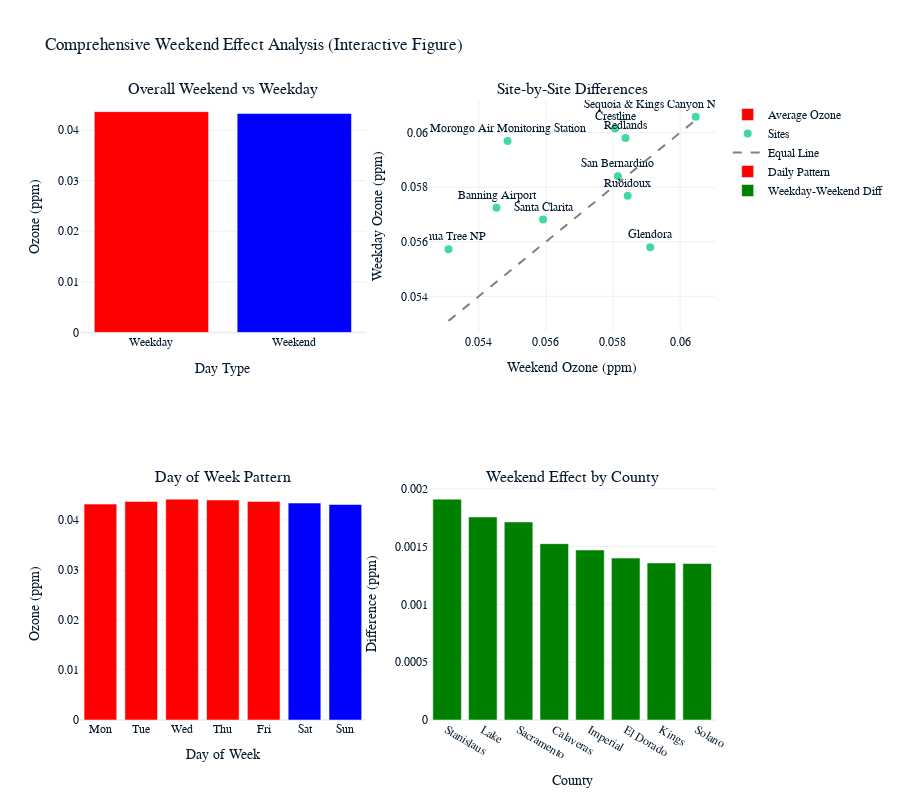

Source (notebook cell):
### Markdown cell above
### How we visualize the weekend effect:

### Code cell
# Comprehensive weekend effect visualization
fig = make_subplots(
    rows=2, cols=2,
    subplot_titles=('Overall Weekend vs Weekday', 'Site-by-Site Differences', 
                   'Day of Week Pattern', 'Weekend Effect by County'),
    specs=[[{"secondary_y": False}, {"secondary_y": False}],
           [{"secondary_y": False}, {"secondary_y": False}]]
)

# Overall comparison
fig.add_trace(
    go.Bar(x=['Weekday', 'Weekend'], 
           y=[overall_weekday, overall_weekend],
           marker_color=['red', 'blue'],
           name='Average Ozone'),
    row=1, col=1
)

# Site-by-site differences (top 10 sites with most data)
top_sites = weekday_pivot.dropna().nlargest(10, 'Weekday').index
site_subset = weekday_pivot.loc[top_sites]

fig.add_trace(
    go.Scatter(x=site_subset['Weekend'], y=site_subset['Weekday'],
               mode='markers+text',
               text=site_subset.index,
               textposition='top center',
               name='Sites',
               marker=dict(size=8)),
    row=1, col=2
)
# Add diagonal line for reference
min_val = min(site_subset['Weekend'].min(), site_subset['Weekday'].min())
max_val = max(site_subset['Weekend'].max(), site_subset['Weekday'].max())
fig.add_trace(
    go.Scatter(x=[min_val, max_val], y=[min_val, max_val],
               mode='lines', line=dict(dash='dash', color='gray'),
               name='Equal Line'),
    row=1, col=2
)

# Day of week detailed pattern
dow_detailed = ozone_clean.groupby('DayOfWeek')['Ozone_ppm'].mean()
dow_names = ['Mon', 'Tue', 'Wed', 'Thu', 'Fri', 'Sat', 'Sun']
colors = ['red' if i < 5 else 'blue' for i in range(7)]

fig.add_trace(
    go.Bar(x=dow_names, y=dow_detailed.values,
           marker_color=colors,
           name='Daily Pattern'),
    row=2, col=1
)

# County-level weekend effect
county_weekend = ozone_clean.groupby(['County', 'IsWeekend'])['Ozone_ppm'].mean().reset_index()
county_weekend_pivot = county_weekend.pivot(index='County', columns='IsWeekend', values='Ozone_ppm')
county_weekend_pivot.columns = ['Weekday', 'Weekend']
county_weekend_pivot['Difference'] = county_weekend_pivot['Weekday'] - county_weekend_pivot['Weekend']
county_weekend_pivot = county_weekend_pivot.dropna().sort_values('Difference', ascending=False).head(8)

fig.add_trace(
    go.Bar(x=county_weekend_pivot.index, 
           y=county_weekend_pivot['Difference'],
           marker_color='green',
           name='Weekday-Weekend Diff'),
    row=2, col=2
)

fig.update_xaxes(title_text="Day Type", row=1, col=1)
fig.update_yaxes(title_text="Ozone (ppm)", row=1, col=1)
fig.update_xaxes(title_text="Weekend Ozone (ppm)", row=1, col=2)
fig.update_yaxes(title_text="Weekday Ozone (ppm)", row=1, col=2)
fig.update_xaxes(title_text="Day of Week", row=2, col=1)
fig.update_yaxes(title_text="Ozone (ppm)", row=2, col=1)
fig.update_xaxes(title_text="County", row=2, col=2)
fig.update_yaxes(title_text="Difference (ppm)", row=2, col=2)

fig.update_layout(height=800, title_text="Comprehensive Weekend Effect Analysis (Interactive Figure)")
fig.show()

print(f"\nTop 5 sites with strongest weekday effect:")
print(weekday_pivot.nlargest(5, 'Difference')[['Weekday', 'Weekend', 'Difference', 'Percent_Difference']])

### Figure 1 — Plotly figure (JSON) as saved in the notebook; plotly's stock layout.template omitted (floating-point values rounded to 4 significant figures)
{"data": [{"marker": {"color": ["red", "blue"]}, "name": "Average Ozone", "type": "bar", "x": ["Weekday", "Weekend"], "xaxis": "x", "y": [0.04361, 0.04323], "yaxis": "y"}, {"marker": {"size": 8}, "mode": "markers+text", "name": "Sites", "text": ["Sequoia & Kings Canyon NPs - Lower Kaweah", "Crestline", "Redlands", "Morongo Air Monitoring Station", "San Bernardino", "Rubidoux", "Banning Airport", "Santa Clarita", "Glendora", "Joshua Tree NP"], "textposition": "top center", "type": "scatter", "x": [0.06046, 0.05806, 0.05837, 0.05486, 0.05815, 0.05844, 0.05453, 0.05592, 0.05911, 0.0531], "xaxis": "x2", "y": [0.06059, 0.06015, 0.0598, 0.05969, 0.0584, 0.05768, 0.05724, 0.05682, 0.0558, 0.05572], "yaxis": "y2"}, {"line": {"color": "gray", "dash": "dash"}, "mode": "lines", "name": "Equal Line", "type": "scatter", "x": [0.0531, 0.06059], "xaxis": "x2", "y": [0.0531, 0.06059], "yaxis": "y2"}, {"marker": {"color": ["red", "red", "red", "red", "red", "blue", "blue"]}, "name": "Daily Pattern", "type": "bar", "x": ["Mon", "Tue", "Wed", "Thu", "Fri", "Sat", "Sun"], "xaxis": "x3", "y": [0.04316, 0.0437, 0.04416, 0.04399, 0.0437, 0.04338, 0.04308], "yaxis": "y3"}, {"marker": {"color": "green"}, "name": "Weekday-Weekend Diff", "type": "bar", "x": ["Stanislaus", "Lake", "Sacramento", "Calaveras", "Imperial", "El Dorado", "Kings", "Solano"], "xaxis": "x4", "y": [0.001911, 0.001756, 0.001713, 0.001525, 0.001471, 0.001401, 0.001359, 0.001354], "yaxis": "y4"}], "layout": {"annotations": [{"font": {"size": 16}, "showarrow": false, "text": "Overall Weekend vs Weekday", "x": 0.225, "xanchor": "center", "xref": "paper", "y": 1, "yanchor": "bottom", "yref": "paper"}, {"font": {"size": 16}, "showarrow": false, "text": "Site-by-Site Differences", "x": 0.775, "xanchor": "center", "xref": "paper", "y": 1, "yanchor": "bottom", "yref": "paper"}, {"font": {"size": 16}, "showarrow": false, "text": "Day of Week Pattern", "x": 0.225, "xanchor": "center", "xref": "paper", "y": 0.375, "yanchor": "bottom", "yref": "paper"}, {"font": {"size": 16}, "showarrow": false, "text": "Weekend Effect by County", "x": 0.775, "xanchor": "center", "xref": "paper", "y": 0.375, "yanchor": "bottom", "yref": "paper"}], "height": 800, "title": {"text": "Comprehensive Weekend Effect Analysis (Interactive Figure)"}, "xaxis": {"anchor": "y", "domain": [0, 0.45], "title": {"text": "Day Type"}}, "xaxis2": {"anchor": "y2", "domain": [0.55, 1], "title": {"text": "Weekend Ozone (ppm)"}}, "xaxis3": {"anchor": "y3", "domain": [0, 0.45], "title": {"text": "Day of Week"}}, "xaxis4": {"anchor": "y4", "domain": [0.55, 1], "title": {"text": "County"}}, "yaxis": {"anchor": "x", "domain": [0.625, 1], "title": {"text": "Ozone (ppm)"}}, "yaxis2": {"anchor": "x2", "domain": [0.625, 1], "title": {"text": "Weekday Ozone (ppm)"}}, "yaxis3": {"anchor": "x3", "domain": [0, 0.375], "title": {"text": "Ozone (ppm)"}}, "yaxis4": {"anchor": "x4", "domain": [0, 0.375], "title": {"text": "Difference (ppm)"}}}}
